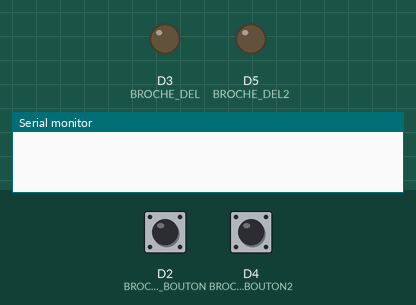
Simulated run of this sketch. Board: Arduino Uno R4 Minima. On the bench: output pins drawn as LEDs (lit = HIGH), the last lines printed to the serial monitor. The test bench sets the inputs (shaded band); at power-on: D2 (BROCHE_BOUTON) HIGH, D4 (BROCHE_BOUTON2) HIGH.

Above: at 1.2 s.
1.3 s: D2 (BROCHE_BOUTON) pulled LOW for 0.15 s
At 2.2 s:
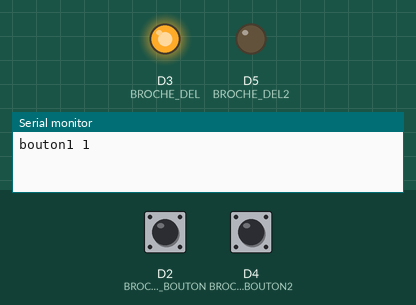
2.9 s: D4 (BROCHE_BOUTON2) pulled LOW for 0.15 s
At 3.4 s:
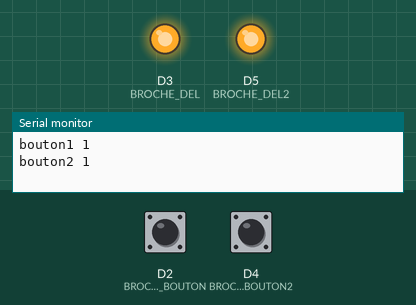
4.5 s: D2 (BROCHE_BOUTON) pulled LOW for 1 s
At 5.8 s:
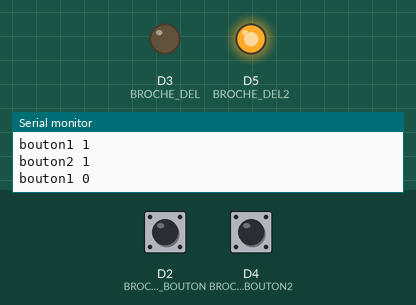
7.0 s: D2 (BROCHE_BOUTON) pulled LOW for 3.2 s
At 7.7 s:
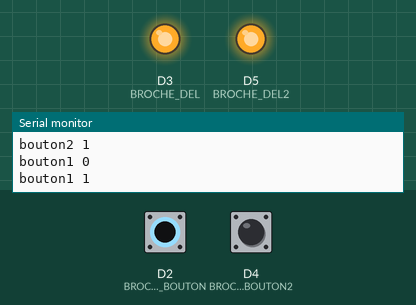
11.7 s: D4 (BROCHE_BOUTON2) pulled LOW for 1 s
At 12.6 s:
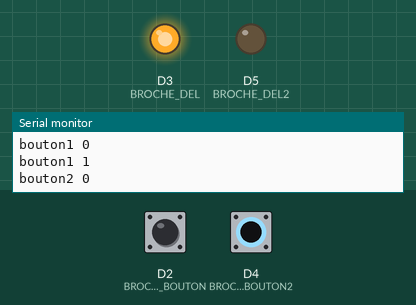
Timing chart, 0 to 14.7 s (numbered marks = the images above; inputs shaded):
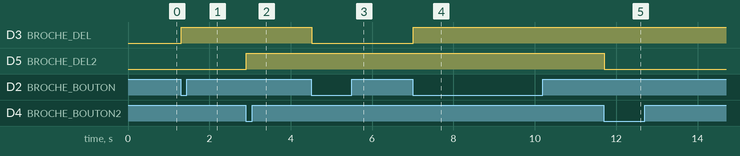

Measured:
- after the input at 1.3 s, D3 (BROCHE_DEL): LOW → HIGH at once
- after the input at 2.9 s, D5 (BROCHE_DEL2): LOW → HIGH at once
- after the input at 4.5 s, D3 (BROCHE_DEL): HIGH → LOW at once
- after the input at 7.0 s, D3 (BROCHE_DEL): LOW → HIGH at once
- after the input at 11.7 s, D5 (BROCHE_DEL2): HIGH → LOW at once

The sketch:

arduino_pd_audio.ino
```cpp
// Le code minimal

#include <Arduino.h>
#include <Bounce2.h> // inclu la librairie pour le bouton

Bounce2::Button bouton; // la variable du bouton
Bounce2::Button bouton2;

#define BROCHE_BOUTON 2 // defini la broche sur le arduino qu'on nomme BROCHE_BOUTON
#define BROCHE_BOUTON2 4
#define BROCHE_DEL 3
#define BROCHE_DEL2 5

bool etatDel = LOW;
bool etatDel2 = LOW;

void setup()
{
  //setup pour boutons
  Serial.begin(115200);
  bouton.setPressedState(LOW);
  bouton.attach(BROCHE_BOUTON, INPUT_PULLUP); //tjr mettre pour setup le bouton
  bouton2.setPressedState(LOW);
  bouton2.attach(BROCHE_BOUTON2, INPUT_PULLUP);
  //setup pour del
  pinMode(BROCHE_DEL, OUTPUT);
  digitalWrite(BROCHE_DEL, etatDel);
  pinMode(BROCHE_DEL2, OUTPUT);
  digitalWrite(BROCHE_DEL2, etatDel2);
}

void loop()
{
  bouton.update(); // super important, tjr le mettre
  bouton2.update();

  if (bouton.pressed())
  {
    etatDel = !etatDel; //envoie le contraire de etatdel : etatdel commence a 0 donc quand on appuie ca va etre 1 et ca continue a flip
   Serial.print("bouton1 "); // nomme le bouton pour différencier dans Pd, ecrire "route bouton1" fait en sorte que ca ignore bouton1 et print directement 1
    if (etatDel == true) {
      Serial.print(1);
    } else {
      Serial.print(0);
    }
    Serial.println();

    digitalWrite(BROCHE_DEL, etatDel);
  }

  if(bouton2.pressed()) { // pour verifier l'autre bouton, on doit faire un autre if
    etatDel2 = !etatDel2; //envoie le contraire de etatdel : etatdel commence a 0 donc quand on appuie ca va etre 1 et ca continue a flip
    Serial.print("bouton2 "); // nomme le bouton pour différencier dans Pd, ecrire "route bouton1" fait en sorte que ca ignore bouton1 et print directement 1
    if (etatDel2 == true) {
      Serial.print(1);
    } else {
      Serial.print(0);
    }
    Serial.println();

    digitalWrite(BROCHE_DEL2, etatDel2);
  }
}
```
